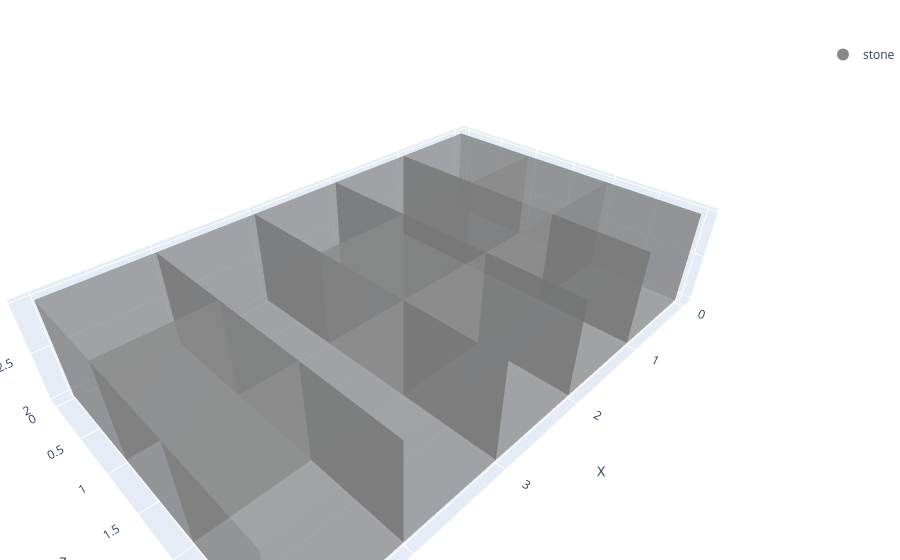

Notebook code cell kept with this figure:
### Code cell
from eval_code.shape import has_rooms

coords = [
    {"x":  0, "y": 2, "z": 0, "material": "stone"},
    {"x":  1, "y": 2, "z": 0, "material": "stone"},
    {"x":  2, "y": 2, "z": 0, "material": "stone"},
    {"x":  3, "y": 2, "z": 0, "material": "stone"},
    {"x":  4, "y": 2, "z": 0, "material": "stone"},
    {"x":  0, "y": 2, "z": 1, "material": "stone"},
    {"x":  2, "y": 2, "z": 1, "material": "stone"},
    {"x":  4, "y": 2, "z": 1, "material": "stone"},
    {"x":  0, "y": 2, "z": 2, "material": "stone"},
    {"x":  1, "y": 2, "z": 2, "material": "stone"},
    {"x":  2, "y": 2, "z": 2, "material": "stone"},
    {"x":  3, "y": 2, "z": 2, "material": "stone"},
    {"x":  4, "y": 2, "z": 2, "material": "stone"},
]

print(has_rooms(coords, 1))
print(has_rooms(coords, 2))
print(has_rooms(coords, 3))
print(has_rooms(coords, 4))
print(has_rooms(coords, 5))

plotly_blocks.plot(coords)

### Figure 1 — Plotly figure (JSON) as saved in the notebook; plotly's stock layout.template omitted (floating-point values rounded to 4 significant figures; data arrays with more than 128 entries replaced by an {"elided": "..."} marker saying what was removed)
{"data": [{"facecolor": {"elided": "156 str values"}, "flatshading": true, "i": {"elided": "156 int values"}, "j": {"elided": "156 int values"}, "k": {"elided": "156 int values"}, "opacity": 0.5, "type": "mesh3d", "x": [0, 1, 1, 0, 0, 1, 1, 0, 1, 2, 2, 1, 1, 2, 2, 1, 2, 3, 3, 2, 2, 3, 3, 2, 3, 4, 4, 3, 3, 4, 4, 3, 4, 5, 5, 4, 4, 5, 5, 4, 0, 1, 1, 0, 0, 1, 1, 0, 2, 3, 3, 2, 2, 3, 3, 2, 4, 5, 5, 4, 4, 5, 5, 4, 0, 1, 1, 0, 0, 1, 1, 0, 1, 2, 2, 1, 1, 2, 2, 1, 2, 3, 3, 2, 2, 3, 3, 2, 3, 4, 4, 3, 3, 4, 4, 3, 4, 5, 5, 4, 4, 5, 5, 4], "y": [0, 0, 0, 0, 1, 1, 1, 1, 0, 0, 0, 0, 1, 1, 1, 1, 0, 0, 0, 0, 1, 1, 1, 1, 0, 0, 0, 0, 1, 1, 1, 1, 0, 0, 0, 0, 1, 1, 1, 1, 1, 1, 1, 1, 2, 2, 2, 2, 1, 1, 1, 1, 2, 2, 2, 2, 1, 1, 1, 1, 2, 2, 2, 2, 2, 2, 2, 2, 3, 3, 3, 3, 2, 2, 2, 2, 3, 3, 3, 3, 2, 2, 2, 2, 3, 3, 3, 3, 2, 2, 2, 2, 3, 3, 3, 3, 2, 2, 2, 2, 3, 3, 3, 3], "z": [2, 2, 3, 3, 2, 2, 3, 3, 2, 2, 3, 3, 2, 2, 3, 3, 2, 2, 3, 3, 2, 2, 3, 3, 2, 2, 3, 3, 2, 2, 3, 3, 2, 2, 3, 3, 2, 2, 3, 3, 2, 2, 3, 3, 2, 2, 3, 3, 2, 2, 3, 3, 2, 2, 3, 3, 2, 2, 3, 3, 2, 2, 3, 3, 2, 2, 3, 3, 2, 2, 3, 3, 2, 2, 3, 3, 2, 2, 3, 3, 2, 2, 3, 3, 2, 2, 3, 3, 2, 2, 3, 3, 2, 2, 3, 3, 2, 2, 3, 3, 2, 2, 3, 3]}, {"marker": {"color": "#888888", "size": 8}, "mode": "markers", "name": "stone", "showlegend": true, "type": "scatter3d", "x": [null], "y": [null], "z": [null]}], "layout": {"legend": {"itemsizing": "constant"}, "margin": {"b": 0, "l": 0, "r": 0, "t": 40}, "scene": {"aspectmode": "data", "xaxis": {"title": {"text": "X"}}, "yaxis": {"title": {"text": "Z"}}, "zaxis": {"title": {"text": "Y (Height)"}}}, "title": {"text": ""}}}
